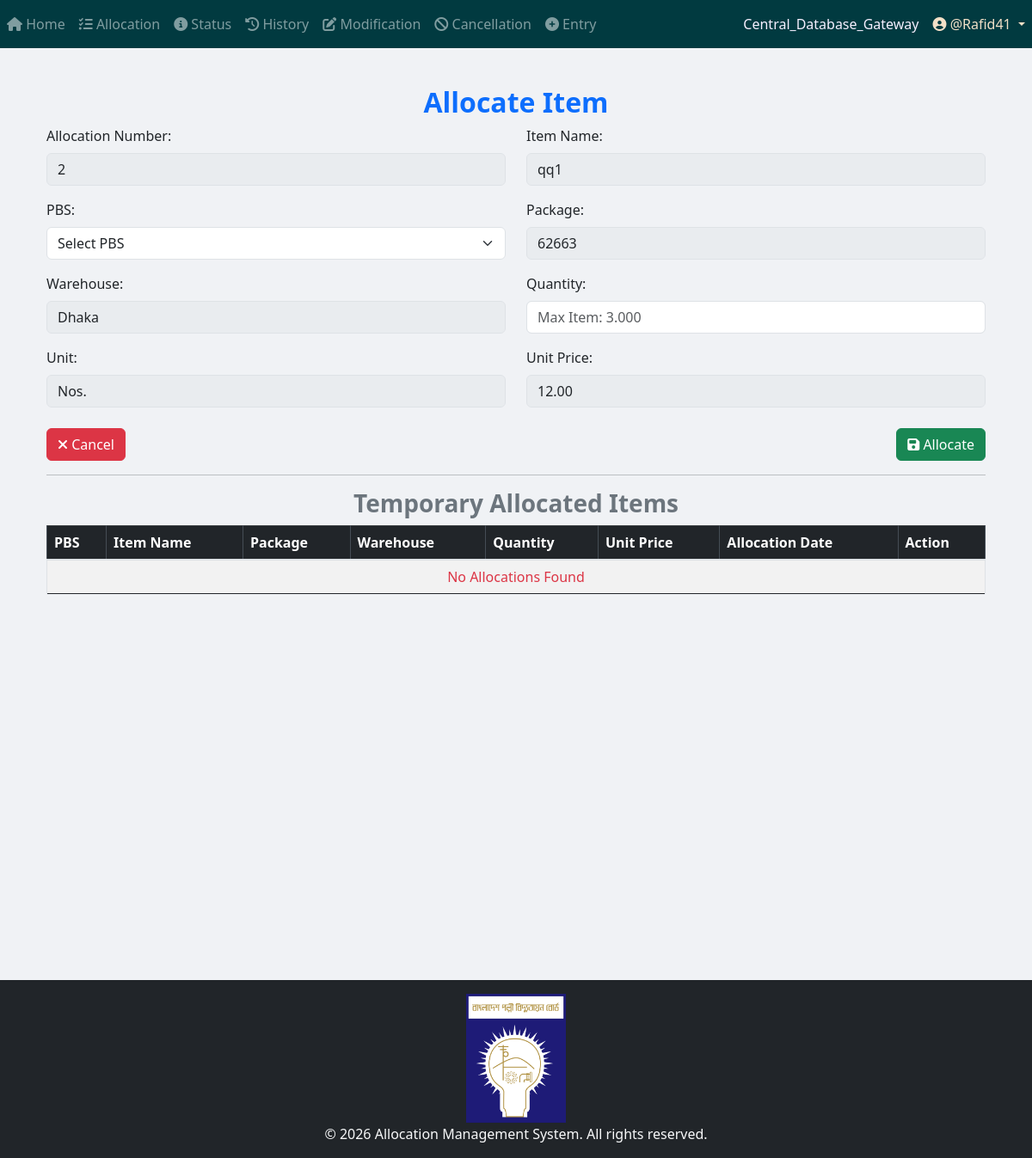
Page /allocation/allocate_item/2/23/ (signed in) on the earlier database version.
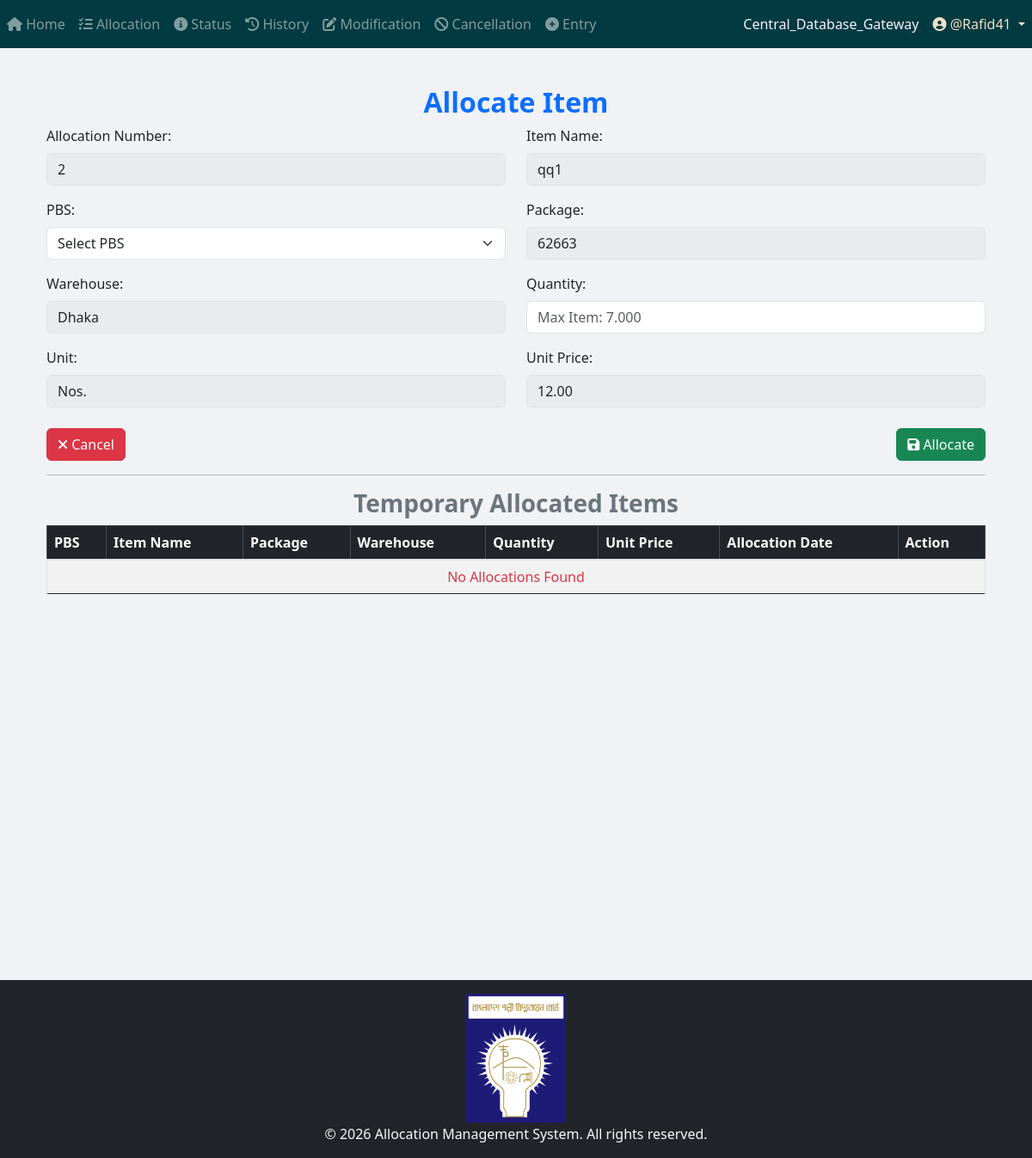
Same page on the later database version.
### App_Entry/models.py (models this page shows, shortened)
class Item(models.Model):
    WAREHOUSE_CHOICES = [
        ("Dhaka", "Dhaka"),
        ("Khulna", "Khulna"),
        ("Chittagong", "Chittagong"),
    ]
    UNIT_CHOICES = [
        ("Nos.", "Nos."),
        ("Mtr.", "Mtr."),
        ("Km.", "Km."),
        ("Set.", "Set."),
        ("Pair.", "Pair."),
        ("Kg", "Kg"),
        ("Lot", "Lot"),
        ("Pcs", "Pcs"),
        ("Coil", "Coil"),
        ("Box", "Box"),
        ("Feet", "Feet"),
        ("Liter", "Liter"),
        ("m3", "m3"),
        ("m2", "m2"),
        ("Ream", "Ream"),
        ("Bundle", "Bundle"),
        ("Carton", "Carton"),
    ]
    name = models.CharField(max_length=255)
    description = models.TextField(blank=True, null=True)
    warehouse = models.CharField(
        max_length=50, choices=WAREHOUSE_CHOICES, default="Dhaka"
    )
    unit_of_item = models.CharField(
        max_length=100, choices=UNIT_CHOICES, default="Nos."
    )  # Updated field
    unit_price = models.DecimalField(max_digits=15, decimal_places=2, default=0.00)
    quantity_of_item = models.DecimalField(
        max_digits=20,
        decimal_places=3,
        default=0.00
    )
    package = models.ForeignKey(
        Package,
        on_delete=models.SET_NULL,
        related_name="package_of_item",
        null=True,
    )
    created_at = models.DateTimeField(default=timezone.now)

class Package(models.Model):
    packageId = models.TextField(unique=True)

### App_Allocation/views/Allocation_view.py (the view)
# urls.py: path('allocate_item/<int:allocation_id>/<int:item_id>/', views.allocate_item, name="allocate_item"),
@login_required
def allocate_item(request, allocation_id, item_id):
    item = get_object_or_404(Item, id=item_id)
    allocation_no_obj = get_object_or_404(Allocation_Number, id=allocation_id)
    pbss = PBS.objects.all()
    if request.method == "POST":
        form = TemporaryAllocationForm(request.POST)
        pbs_id = request.POST.get("pbs")
        quantity = request.POST.get("quantity")
        try:
            quantity = Decimal(quantity)   # convert to Decimal
        except (TypeError, ValueError, InvalidOperation):
            messages.error(request, "Invalid quantity entered.")
            return redirect("App_Allocation:allocate_item", allocation_id=allocation_id, item_id=item.id)
        existing_allocations = Temporary_Allocation.objects.filter(
            allocation_no=allocation_no_obj, item_primary_key=item.id
        )
        total_allocated = sum(existing.quantity for existing in existing_allocations)
        if quantity > item.quantity_of_item:
            messages.error(request, "Total allocated quantity exceeds available stock!")
        elif quantity == 0:
            messages.error(request, "Quantity cannot be zero.")
        elif not pbs_id:
            messages.error(request, "Please select a valid PBS before submitting.")
        else:
            allocation = form.save(commit=False)
            allocation.item = item
            allocation.item_primary_key = item.id
            allocation.package = item.package
            allocation.warehouse = item.warehouse
            allocation.price = item.unit_price
            allocation.pbs = get_object_or_404(PBS, id=pbs_id)
            allocation.allocation_no = allocation_no_obj
            allocation.unit_of_item = item.unit_of_item
            allocation.quantity = quantity  # make sure form field aligns
            if item.quantity_of_item >= quantity:
                allocation.save()
                item.quantity_of_item -= quantity
                item.save()
                messages.success(request, "Item allocated successfully!")
            else:
                messages.error(request, "Not enough stock available for allocation.")
            return redirect("App_Allocation:Search_and_Select", allocation_id=allocation_id)
    else:
        form = TemporaryAllocationForm()
    allocations = Temporary_Allocation.objects.filter(allocation_no=allocation_no_obj).order_by("-created_at")
    return render(
        request,
        "App_Allocation/allocate_item.html",
        {
            "form": form,
            "item": item,
            "allocation_no_obj": allocation_no_obj,
            "pbss": pbss,
            "allocations": allocations,
        },
    )

### App_Allocation/forms.py
class TemporaryAllocationForm(forms.ModelForm):
    class Meta:
        model = Temporary_Allocation
        fields = ['allocation_no', 'quantity']

### App_Admin_Panel/templatetags/nav_CDB_links_loader.py (called while the page is built)
@register.simple_tag
def external_link_from_static(filename):
    subpath = filename
    if not subpath.startswith("links" + os.sep) and not subpath.startswith("links/"):
        subpath = os.path.join("links", filename)
    file_path = find(subpath)
    if not file_path:
        return ""
    try:
        with open(file_path, "r", encoding="utf-8") as f:
            return f.read().strip()
    except Exception:
        return ""

### templates/App_Allocation/allocate_item.html (shortened to what the changed rows need)
{% extends 'base.html' %}
{% load crispy_forms_tags %}
{% load static %}
{% block body_block %}
<div class="container mt-4">
    <h2 class="text-primary text-center"><b>Allocate Item</b></h2>
    <form method="POST">
        <div class="row">
            <div class="col-md-6">
                <label>Item Name:</label>
                <input type="text" class="form-control" value="{{ item.name }}" readonly>
            </div>
        </div>
        <div class="row mt-3">
            <div class="col-md-6">
                <label>Package:</label>
                <input type="text" class="form-control" value="{{ item.package.packageId }}" readonly>
            </div>
        </div>
        <div class="row mt-3">
            <div class="col-md-6">
                <label>Warehouse:</label>
                <input type="text" class="form-control" value="{{ item.warehouse }}" readonly>
            </div>
            <div class="col-md-6">
                <label>Quantity:</label>
                <input type="number" name="quantity" class="form-control" step="0.001" min="0" placeholder="Max Item: {{ item.quantity_of_item }}" required>
            </div>
        </div>
        <div class="row mt-3">
            <div class="col-md-6">
                <label>Unit:</label>
                <input type="text" class="form-control" value="{{ item.unit_of_item }}" readonly>
            </div>
            <div class="col-md-6">
                <label>Unit Price:</label>
                <input type="text" class="form-control" value="{{ item.unit_price }}" readonly>
            </div>
        </div>
    </form>
    <div class="table-responsive" style="max-height: 400px; overflow-y: auto;">
        <table class="table table-bordered table-striped">
            <thead class="table-dark">
                <tr>
                    <th>PBS</th>
                    <th>Item Name</th>
                    <th>Package</th>
                    <th>Warehouse</th>
                    <th>Quantity</th>
                    <th>Unit Price</th>
                    <th>Allocation Date</th>
                    <th>Action</th>
                </tr>
            </thead>
        </table>
    </div>
</div>
{% endblock %}

Differences in the rows shown:
changed Item "qq1": quantity "Max Item: 3.000" → "Max Item: 7.000"
